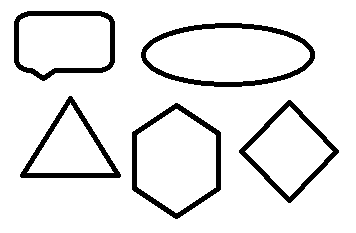
#> input picture mitad2/tareas/elipses/salidaFILTRO.png, 356 x 233 px
$ python Main.py salidaFILTRO.png 5
#> lines starting #> are read from the running program, lines starting #| are printed output that depends on the picture; after the words box and inside, x2 and y2 are one past the last pixel; in counts of white or black regions, pixels touching at a corner belong together
### mitad2/tareas/elipses/Procesamiento.py
import Image, numpy, math, random, ImageDraw

def sobel():
	return ([[-1, 0, 1], [-2, 0, 2], [-1, 0, 1]], \
 			[[1, 2, 1], [0, 0, 0], [-1, -2, -1]])

def obtenerVecinos(x, y, ancho, alto, imagenOriginal):
	vecindad = numpy.zeros((3,3))
	for my in range(y-1, y+2):
		for mx in range(x-1, x+2):
			if mx >= 0 and my >= 0 and mx < ancho and my < alto:
				vecindad[mx-(x-1), my-(y-1)] = imagenOriginal[mx, my][1]
	return vecindad

class Procesamiento:
	def __init__(self, nombreImagen):
#> called with nombreImagen = 'salidaFILTRO.png'
		self.imagen = Image.open(nombreImagen)
#> self.imagen is the input picture: PIL image 356x233 RGB; 90.8% white; 5 black regions, box (x1, y1, x2, y2) and area: (141, 23, 315, 87) 1887, (132, 103, 221, 219) 1585, (14, 11, 115, 81) 1455, (20, 96, 121, 178) 1370, (239, 100, 339, 203) 1354
		self.ancho = self.imagen.size[0]
#> self.ancho = 356
		self.alto = self.imagen.size[1]
#> self.alto = 233
		self.imagenOriginal = self.imagen.load()
		print self.imagen.format, self.imagen.size, self.imagen.mode
#| PNG (356, 233) RGB

	def setImagen(self, nombreImagen):
		self.imagen = Image.open(nombreImagen)
		return

	def aplicarFiltro(self, abrir, nombreImagenSalida="salidaFILTRO.png"):
#> called with abrir = False, nombreImagenSalida = 'salidaFILTRO.png'
		print "Aplicando filtro..."
		pixeles = self.imagen.load()


		for x in range(self.ancho):
			for y in range(self.alto):
				vecindad = list() # reiniciamos
				for mx in range(x-1, x+2):
					for my in range(y-1, y+2):
						if mx >= 0 and my >= 0 and mx < self.ancho and my < self.alto:
							vecindad.append(self.imagenOriginal[x, y][0])
				vecindad.sort()
				nuevoPixel =  vecindad[len(vecindad) / 2]
				pixeles[x, y] = (nuevoPixel, nuevoPixel, nuevoPixel)
		self.imagen.save(nombreImagenSalida)

		if abrir:
			self.imagen.show()
		print "listo"
		return

	def aplicarConvolucion(self, abrir, nombreImagenSalida="salidaCONVOLUCION.png"):
#> called with abrir = False, nombreImagenSalida = 'salidaCONVOLUCION.png'
		print "Aplicando convolucion..."
		sobX, sobY = sobel()
		pixeles = self.imagen.load()

		for x in range(self.ancho):
			for y in range(self.alto):
				vecindad = obtenerVecinos(x, y, self.ancho, self.alto, self.imagenOriginal)
				gx = sum(sum(vecindad * sobX)) # gradiente x del pixel actual
				gy = sum(sum(vecindad * sobY)) # gradiente y del pixel actual

				xm = (gx ** 2)
				ym = (gy ** 2)
				nuevoPixel = int(math.sqrt(xm + ym)) # pitagoras

				if nuevoPixel > 255:
					nuevoPixel = 255
				if nuevoPixel < 0:
					nuevoPixel = 0

				pixeles[x, y] = (nuevoPixel, nuevoPixel, nuevoPixel)
		self.imagen.save(nombreImagenSalida)
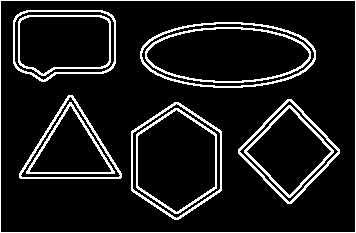
#> saved as salidaCONVOLUCION.png: PIL image 356x233 RGB; 10.5% white in thin lines or dots

		if abrir:
			self.imagen.show()
		print "listo"
		return

	def aplicarNormalizacion(self, abrir, nombreImagenSalida="salidaNORMALIZACION.png"):
#> called with abrir = False, nombreImagenSalida = 'salidaNORMALIZACION.png'
		print "Aplicando normaliazacion..."
		pixeles = self.imagen.load()

		valores = self.imagen.getextrema() # El minimo y maximo de la imagen
		MIN = valores[0]
		MAX = valores[0][1]
		for i in valores:
			if i[0] < MIN:
				MIN = i[0]
			if i[1] > MAX:
				MAX = i[1]
#> this loop made 1 pass
#> i on pass 1: (0, 255)

		rango = MAX - MIN
		prop = 255.0 / rango

		for y in range(self.alto):
			for x in range(self.ancho):
				nuevoPixel = int(math.floor(pixeles[x, y][1] - MIN) * prop)
				pixeles[x, y] = (nuevoPixel, nuevoPixel, nuevoPixel)

		self.imagen.save(nombreImagenSalida)
		if abrir:
			self.imagen.show()
		print "listo"
		return

	# [195 lines left out: functions aplicarBinarizacion, buscarObjetosTipoBorde, dibujarTangente, votacionPixeles, not called in this run]

### mitad2/tareas/elipses/Main.py
from Procesamiento import Procesamiento
from sys import argv

abrir = False # para abrirla en una ventana la imagen obtenida

def main(nombreImagen, RANGO):
	pro = Procesamiento(nombreImagen) # instanciamos
	# filtro
	pro.aplicarFiltro(abrir)
	# convolucion
	pro.setImagen("salidaFILTRO.png") # imagen base
	pro.aplicarConvolucion(abrir)
	# normalizacion
	pro.setImagen("salidaCONVOLUCION.png") # imagen base
	pro.aplicarNormalizacion(abrir)
	# binarizacion
	pro.setImagen("salidaNORMALIZACION.png") # imagen base
	pro.aplicarBinarizacion(abrir, RANGO)
	# buscar objetos tipo borde
	pro.setImagen("salidaBINARIZADA.png") # receteamos
	figuras = pro.buscarObjetosTipoBorde(abrir) # BFS
	# dibujamos la tangente de cada figura detectada
	pro.setImagen("salidaOBJETOS.png")
	puntosInterseccionMedio = pro.dibujarTangente(abrir, figuras)
	# votacion por el centro
	pro.setImagen("salidaOBJETOS.png")
	pro.votacionPixeles(abrir, puntosInterseccionMedio)

######## PARAMATROS DEL PROGRAMA #######
# argv[1] =(string) nombre de la imagen
# argv[2] =(int) rango binarizacion - numero entre 0-255(mientras mas bajo bordes mas gruesos)
########################################
#> (the run stopped early here; a loop or call above may not have finished)
